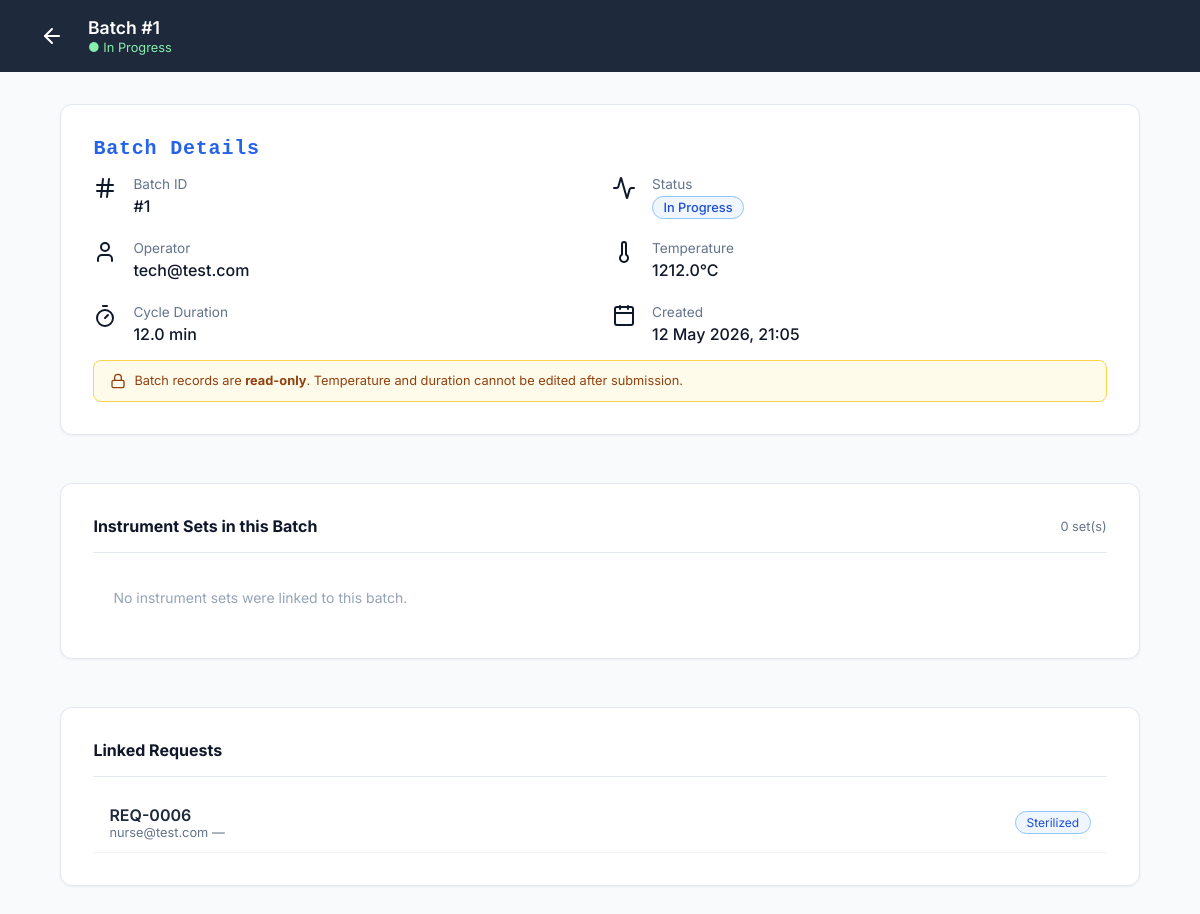
Screenshot of /dashboard/cssd/batches/1/ (signed in) with the database file from the repository.
### CSSD_Management_System/models.py (models this page shows, shortened)
class SterilizationBatch(models.Model):
    STATUS_CHOICES = [
        ('In Progress', 'In Progress'),
        ('Completed', 'Completed'),
    ]
    operator = models.ForeignKey(CustomUser, on_delete=models.CASCADE)
    temperature = models.FloatField()
    cycle_duration = models.FloatField()  # in minutes
    status = models.CharField(max_length=50, choices=STATUS_CHOICES, default='In Progress')
    created_at = models.DateTimeField(auto_now_add=True)
    instrument_sets = models.ManyToManyField(
        'InstrumentSet',
        blank=True,
        related_name='batches',
    )

class CustomUser(AbstractUser):
    ROLE_CHOICES = [
        ('System Administrator', 'System Administrator'),
        ('CSSD Technician', 'CSSD Technician'),
        ('Department Nurse', 'Department Nurse'),
        ('Hospital Administrator', 'Hospital Administrator'),
    ]
    username = None
    email = models.EmailField(_('email address'), unique=True)
    role = models.CharField(max_length=50, choices=ROLE_CHOICES)
    department = models.CharField(max_length=100, blank=True)
    USERNAME_FIELD = 'email'
    REQUIRED_FIELDS = []
    objects = CustomUserManager()

class InstrumentRequest(models.Model):
    PRIORITY_CHOICES = [
        ('Normal', 'Normal'),
        ('Urgent', 'Urgent'),
    ]
    STATUS_CHOICES = [
        ('Requested', 'Requested'),
        ('Collected', 'Collected'),
        ('Cleaned', 'Cleaned'),
        ('Sterilized', 'Sterilized'),
        ('Packed', 'Packed'),
        ('Delivered', 'Delivered'),
    ]
    requester = models.ForeignKey(CustomUser, on_delete=models.CASCADE, related_name='requests')
    priority = models.CharField(max_length=50, choices=PRIORITY_CHOICES, default='Normal')
    status = models.CharField(max_length=50, choices=STATUS_CHOICES, default='Requested')
    department = models.CharField(max_length=100, blank=True)
    notes = models.TextField(blank=True)
    last_operator = models.ForeignKey(
        CustomUser,
        on_delete=models.SET_NULL,
        null=True,
        blank=True,
        related_name='processed_requests'
    )
    batch = models.ForeignKey(SterilizationBatch, null=True, blank=True, on_delete=models.SET_NULL, related_name='requests')
    is_archived = models.BooleanField(default=False)
    submitted_at = models.DateTimeField(auto_now_add=True)
    collected_at = models.DateTimeField(null=True, blank=True)
    cleaned_at = models.DateTimeField(null=True, blank=True)
    sterilized_at = models.DateTimeField(null=True, blank=True)
    packed_at = models.DateTimeField(null=True, blank=True)
    delivered_at = models.DateTimeField(null=True, blank=True)

### CSSD_Management_System/views.py (the view)
# urls.py: path('dashboard/cssd/batches/<int:pk>/', views.cssd_batch_detail, name='cssd_batch_detail'),
@login_required
@cssd_staff_required
def cssd_batch_detail(request, pk):
    batch = get_object_or_404(SterilizationBatch, pk=pk)
    linked_requests = InstrumentRequest.objects.filter(batch=batch)
    return render(request, 'cssd-batch-detail.html', {
        'batch': batch,
        'linked_requests': linked_requests,
})

### CSSD_Management_System/templates/cssd-batch-detail.html (shortened to what this page needs)
{% load static %}
<!DOCTYPE html>
<html lang="en">
<head>
  <link rel="stylesheet" href="{% static 'styles.css' %}">
  <link rel="stylesheet" href="{% static 'extended_styles.css' %}">
</head>
<body>
  <div class="dashboard-wrapper theme-blue">
    <nav class="dashboard-nav theme-dark-blue">
      <div class="nav-brand">
        <a href="{% url 'dashboard_router' %}"  class="btn-back-icon"><i data-lucide="arrow-left"></i></a>
        <div class="nav-title">
          <h2>Batch #{{ batch.id }}</h2>
          <p>
            {% if batch.status == 'In Progress' %}
              <span style="color:#86efac;">● In Progress</span>
            {% else %}
              <span style="color:#94a3b8;">● {{ batch.status }}</span>
            {% endif %}
          </p>
        </div>
      </div>
    </nav>
    <main class="dashboard-main details-main">
      <div class="container-center">
        <div class="detail-card summary-card">
          <h3>Batch Details</h3>
          <div class="summary-grid" style="margin-top:1rem;">
            <div class="sg-item">
              <i data-lucide="hash"></i>
              <div><span class="sg-label">Batch ID</span><span class="sg-value">#{{ batch.id }}</span></div>
            </div>
            <div class="sg-item">
              <i data-lucide="activity"></i>
              <div>
                <span class="sg-label">Status</span>
                <span class="sg-value">
                  {% if batch.status == 'In Progress' %}
                    <span style="background:#eff6ff;color:#1d4ed8;border:1px solid #93c5fd;padding:.2rem .65rem;border-radius:20px;font-size:.8rem;">In Progress</span>
                  {% else %}
                    <span style="background:#f0fdf4;color:#16a34a;border:1px solid #86efac;padding:.2rem .65rem;border-radius:20px;font-size:.8rem;">{{ batch.status }}</span>
                  {% endif %}
                </span>
              </div>
            </div>
            <div class="sg-item">
              <i data-lucide="user"></i>
              <div><span class="sg-label">Operator</span><span class="sg-value">{{ batch.operator.email }}</span></div>
            </div>
            <div class="sg-item">
              <i data-lucide="thermometer"></i>
              <div><span class="sg-label">Temperature</span><span class="sg-value">{{ batch.temperature }}°C</span></div>
            </div>
            <div class="sg-item">
              <i data-lucide="timer"></i>
              <div><span class="sg-label">Cycle Duration</span><span class="sg-value">{{ batch.cycle_duration }} min</span></div>
            </div>
            <div class="sg-item">
              <i data-lucide="calendar"></i>
              <div><span class="sg-label">Created</span><span class="sg-value">{{ batch.created_at|date:"d M Y, H:i" }}</span></div>
            </div>
          </div>
          <div style="background:#fffbeb;border:1px solid #fcd34d;border-radius:8px;padding:.75rem 1rem;font-size:.8rem;color:#92400e;display:flex;gap:.5rem;margin-top:1rem;">
            <i data-lucide="lock" style="width:16px;height:16px;flex-shrink:0;"></i>
            <span>Batch records are <strong>read-only</strong>. Temperature and duration cannot be edited after submission.</span>
          </div>
        </div>
        <div class="detail-card list-card" style="margin-top:1.5rem;">
          <div class="card-header pb-border" style="display:flex;justify-content:space-between;align-items:center;">
            <h4>Instrument Sets in this Batch</h4>
            <span style="font-size:.8rem;color:#64748b;">{{ batch.instrument_sets.count }} set(s)</span>
          </div>
          {% if batch.instrument_sets.exists %}
            <table style="width:100%;border-collapse:collapse;font-size:.875rem;">
              <thead>
                <tr style="border-bottom:2px solid #e2e8f0;text-align:left;">
                  <th style="padding:.65rem 1rem;color:#64748b;font-size:.75rem;text-transform:uppercase;letter-spacing:.05rem;">Name</th>
                  <th style="padding:.65rem 1rem;color:#64748b;font-size:.75rem;text-transform:uppercase;letter-spacing:.05rem;">Type</th>
                  <th style="padding:.65rem 1rem;color:#64748b;font-size:.75rem;text-transform:uppercase;letter-spacing:.05rem;">Qty</th>
                  <th style="padding:.65rem 1rem;color:#64748b;font-size:.75rem;text-transform:uppercase;letter-spacing:.05rem;">State</th>
                </tr>
              </thead>
              <tbody>
                {% for iset in batch.instrument_sets.all %}
                  <tr style="border-bottom:1px solid #f1f5f9;">
                    <td style="padding:.65rem 1rem;font-weight:600;color:#1e293b;">{{ iset.name }}</td>
                    <td style="padding:.65rem 1rem;color:#475569;">{{ iset.type }}</td>
                    <td style="padding:.65rem 1rem;color:#475569;">{{ iset.quantity }}</td>
                    <td style="padding:.65rem 1rem;">
                      <span style="background:#f1f5f9;color:#475569;padding:.15rem .5rem;border-radius:12px;font-size:.75rem;">{{ iset.state }}</span>
                    </td>
                  </tr>
                {% endfor %}
              </tbody>
            </table>
          {% else %}
            <p style="padding:1.25rem;color:#94a3b8;font-size:.875rem;">No instrument sets were linked to this batch.</p>
          {% endif %}
        </div>
        <div class="detail-card list-card" style="margin-top:1.5rem;">
          <div class="card-header pb-border"><h4>Linked Requests</h4></div>
          {% if linked_requests %}
            <div class="cssd-list">
              {% for req in linked_requests %}
                <a href="{% url 'cssd_request_details' req.id %}" class="cssd-list-item" style="text-decoration:none;color:inherit;display:flex;align-items:center;padding:.75rem 1rem;border-bottom:1px solid #f1f5f9;">
                  <div style="flex:1;">
                    <div style="font-weight:600;color:#1e293b;">REQ-{{ req.id|stringformat:"04d" }}</div>
                    <div style="font-size:.8rem;color:#64748b;">{{ req.requester.email }} — {{ req.department }}</div>
                  </div>
                  <span style="background:#eff6ff;color:#1d4ed8;border:1px solid #93c5fd;padding:.2rem .65rem;border-radius:20px;font-size:.75rem;">{{ req.status }}</span>
                </a>
              {% endfor %}
            </div>
          {% else %}
            <p style="padding:1.25rem;color:#94a3b8;font-size:.875rem;">No requests linked to this batch yet.</p>
          {% endif %}
        </div>
      </div>
    </main>
  </div>
</body>
</html>

### CSSD_Management_System/static/styles.css (style rules this page uses)
:root { --color-primary: #2563eb; --color-primary-hover: #1d4ed8; --color-secondary: #0ea5e9; --color-teal: #0d9488; --color-teal-hover: #0f766e; --color-indigo: #4f46e5; --color-success: #10b981; --color-warning-border: #fcd34d; --color-warning-bg: #fffbeb; --color-warning-text: #b45309; --color-text-dark: #0f172a; --color-text-muted: #64748b; --color-text-light: #f8fafc; --bg-gradient-page: linear-gradient(135deg, #f0fdf4 0%, #f1f5f9 50%, #eff6ff 100%); --bg-gradient-header: linear-gradient(90deg, #1e293b 0%, #0f172a 100%); --bg-card: #ffffff; }
html { margin: 0; padding: 0; min-height: 100%; background: var(--bg-gradient-header); }
*, *::before, *::after { box-sizing: border-box; }
body { margin: 0; padding: 0; font-family: 'Inter', -apple-system, BlinkMacSystemFont, 'Segoe UI', Roboto, Helvetica, Arial, sans-serif; background: var(--bg-gradient-page); color: var(--color-text-dark); min-height: 100vh; display: flex; flex-direction: column; overflow-x: hidden; }
h1, h2, h3, h4, h5, h6, p { margin: 0; }
a { text-decoration: none; color: inherit; }
.card-header { display: flex; justify-content: space-between; align-items: flex-start; margin-bottom: 1.5rem; }
.lucide { color: currentColor; }
.dashboard-wrapper { min-height: 100vh; display: flex; flex-direction: column; }
.dashboard-wrapper.theme-blue { background: #f8fafc; }
.dashboard-nav { display: flex; justify-content: space-between; align-items: center; padding: 1rem 2rem; color: white; }
.theme-dark-blue { background-color: #1e293b; }
.nav-brand { display: flex; align-items: center; gap: 1rem; }
.nav-title h2 { font-size: 1.1rem; font-weight: 600; }
.nav-title p { font-size: 0.8rem; color: #9ca3af; margin-top: 0.1rem; }
.dashboard-main { flex: 1; padding: 2rem; display: flex; justify-content: center; align-items: flex-start; }
.cssd-list { display: flex; flex-direction: column; }
.cssd-list-item { display: flex; justify-content: space-between; align-items: center; padding: 1.25rem 1.5rem; border-bottom: 1px solid #e2e8f0; }
.cssd-list-item:last-child { border-bottom: none; }

### CSSD_Management_System/static/extended_styles.css (style rules this page uses)
:root { --color-border: #e2e8f0; --color-danger: #ef4444; --color-warning: #f59e0b; --color-background: #f8fafc; --radius-sm: 4px; --radius-md: 8px; --radius-lg: 12px; --spacing-sm: 0.5rem; --spacing-md: 1rem; --spacing-lg: 1.5rem; --spacing-xl: 2rem; }
.details-main { padding: var(--spacing-xl); }
.container-center { max-width: 1500px; width: 95%; margin: 0 auto; display: flex; flex-direction: column; gap: 1.5rem; }
.req-id, .item-id, h3 { color: var(--color-primary); font-family: monospace; font-size: 1.25rem; font-weight: 800; letter-spacing: 0.05rem; }
.btn-back, .btn-back-icon { display: flex; align-items: center; gap: 0.5rem; color: #fff; text-decoration: none; font-weight: 500; padding: 0.5rem 1rem; border-radius: var(--radius-md); transition: 0.2s; }
.btn-back-icon { padding: 0.5rem; }
.detail-card { background: white; border-radius: var(--radius-lg); padding: var(--spacing-xl); box-shadow: 0 1px 3px 0 rgb(0 0 0 / 0.05); border: 1px solid #e2e8f0; }
.summary-grid { display: grid; grid-template-columns: repeat(2, 1fr); gap: var(--spacing-lg); }
.sg-item { display: flex; align-items: flex-start; gap: 1rem; }
.sg-label { display: block; font-size: 0.85rem; color: var(--color-text-muted); margin-bottom: 0.25rem; }
.sg-value { display: block; font-weight: 500; color: var(--color-text-dark); }
.card-header { display: flex; align-items: center; gap: 0.75rem; margin-bottom: var(--spacing-xl); border-bottom: 1px solid #e2e8f0; padding-bottom: 1rem; }
.pb-border { border-bottom: 1px solid #e2e8f0; margin-bottom: 1rem; padding-bottom: 1rem; }

### rows the page displays
SterilizationBatch: id "1", operator.email "tech@test.com", temperature "1212.0", cycle_duration "12.0", created_at "12 May 2026, 21:05", instrument_sets.count "0"
InstrumentRequest: id "0006", requester.email "nurse@test.com", status "Sterilized"
